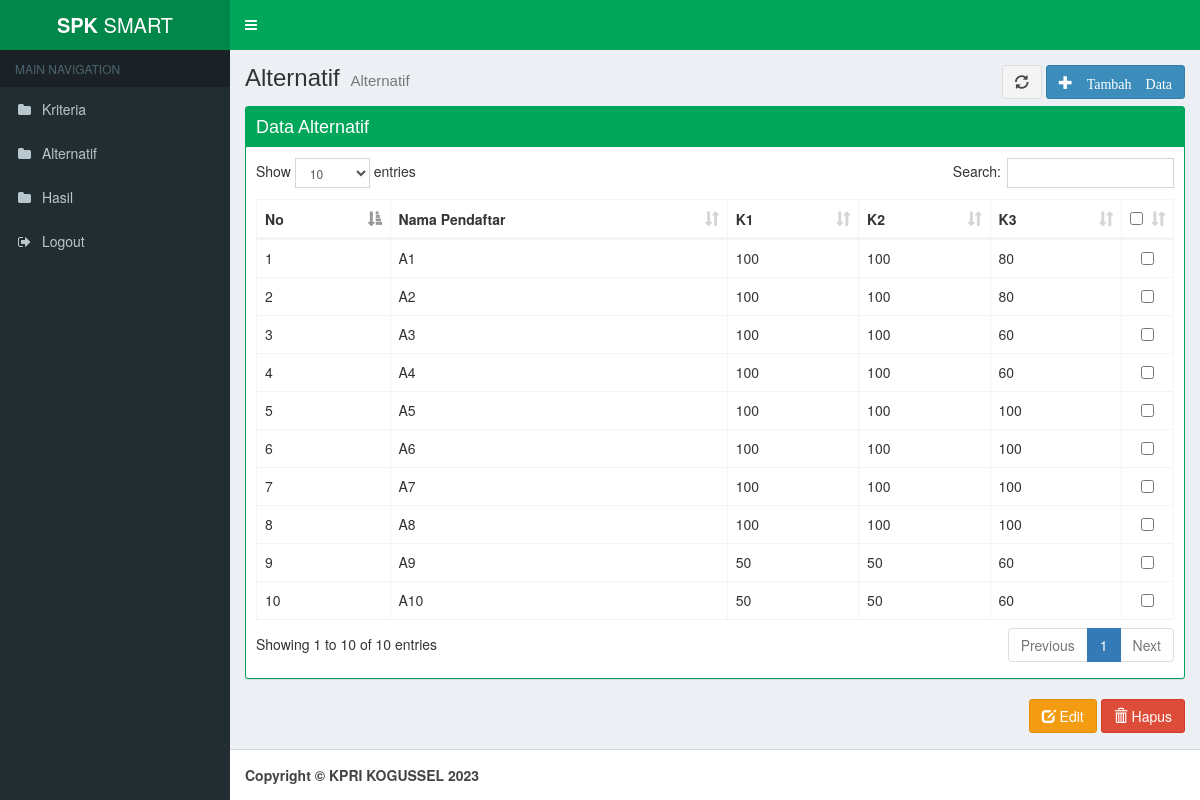
Page /alternatif/data.php (signed in) on the committed database.
### tables this page shows
CREATE TABLE `tb_alternatif` (
  `id_alternatif` int(11) NOT NULL,
  `nama` varchar(40) NOT NULL,
  `k1` varchar(10) NOT NULL,
  `k2` varchar(10) NOT NULL,
  `k3` varchar(10) NOT NULL
);

### _config/config.php (called while the page is built, shortened)
<?php
function base_url($url = null)
{
  $base_url = "http://localhost/spk-smart";
  if ($url != null) {
    return $base_url . "/" . $url;
  } else {
    return $base_url;
  }
}

### alternatif/data.php (the view)
<?php include_once('../_header.php'); ?>
<div class="content-wrapper">
  <section class="content-header">
    <div class="pull-right">
      <button type="button" class="btn btn-default" onclick="window.location.reload();" name="button"> <span class="glyphicon glyphicon-refresh"></span> </button>
      <a href="generate.php" class="btn btn-primary"><i class="glyphicon glyphicon-plus"> Tambah Data</i></a>
    </div>
    <h1>
      Alternatif
      <small>Alternatif</small>
    </h1>
  </section>
  <section class="content">
    <div class="row">
      <div class="col-md-12">
        <div class="box box-success box-solid">
          <div class="box-header with-border">
            <h3 class="box-title">Data Alternatif</h3>
          </div>
          <form method="post" name="proses">
            <div class="box-body">
              <table id="example1" class="table table-bordered">
                <thead>
                  <tr>
                    <th>No</th>
                    <th>Nama Pendaftar</th>
                    <th>K1</th>
                    <th>K2</th>
                    <th>K3</th>
                    <th>
                      <center>
                        <input type="checkbox" id="select_all" value="">
                      </center>
                    </th>
                  </tr>
                </thead>
                <tbody>
                  <?php
                  $no = 1;
                  $sql_a = mysqli_query($con, "SELECT * FROM tb_alternatif") or die(mysqli_error($con));
                  if (mysqli_num_rows($sql_a) > 0) {
                    while ($data = mysqli_fetch_array($sql_a)) { ?>
                      <tr>
                        <td><?= $no++ ?></td>
                        <td><?= $data['nama'] ?></td>
                        <td><?= $data['k1'] ?></td>
                        <td><?= $data['k2'] ?></td>
                        <td><?= $data['k3'] ?></td>
                        <td style="width: 10px" align="center">
                          <input type="checkbox" name="checked[]" class="check" value="<?= $data['id_alternatif'] ?>">
                        </td>
                      </tr>
                  <?php
                    }
                  } else {
                    echo "<tr> <td colspan=\"4\" align=\"center\">Data Tidak Ditemukan</td></tr>";
                  }
                  ?>
                </tbody>
              </table>
            </div>
          </form>
        </div>
        <div class="pull-right">
          <button type="button" class="btn btn-warning" onclick="edit()"><i class="glyphicon glyphicon-edit"></i> Edit</button>
          <button type="button" class="btn btn-danger" onclick="hapus()"><i class="glyphicon glyphicon-trash"></i> Hapus</button>
        </div>
      </div>
    </div>
  </section>
</div>
<?php include_once('../_footer.php'); ?>

### _header.php (shortened to what this page needs)
<?php
require_once "_config/config.php";
?>
<!DOCTYPE html>
<html>
<head>
  <link rel="stylesheet" href="<?= base_url() ?>/_assets/bower_components/bootstrap/dist/css/bootstrap.min.css">
  <link rel="stylesheet" href="<?= base_url() ?>/_assets/bower_components/font-awesome/css/font-awesome.min.css">
  <link rel="stylesheet" href="<?= base_url() ?>/_assets/bower_components/Ionicons/css/ionicons.min.css">
  <link rel="stylesheet" href="<?= base_url() ?>/_assets/bower_components/datatables.net-bs/css/dataTables.bootstrap.min.css">
  <link rel="stylesheet" href="<?= base_url() ?>/_assets/dist/css/AdminLTE.min.css">
  <link rel="stylesheet" href="<?= base_url() ?>/_assets/dist/css/skins/_all-skins.min.css">
</head>
<body class="hold-transition skin-green sidebar-mini">
  <div class="wrapper">
    <header class="main-header">
      <a href="" class="logo">
        <span class="logo-lg"><b>SPK</b> SMART</span>
      </a>
      <nav class="navbar navbar-static-top">
        <a href="#" class="sidebar-toggle" data-toggle="push-menu" role="button">
        </a>
      </nav>
    </header>
    <aside class="main-sidebar">
      <section class="sidebar">
        <ul id="nav" class="sidebar-menu" data-widget="tree">
          <li class="header">MAIN NAVIGATION</li>
          <li><a href="<?= base_url('kriteria/data.php') ?>"><i class="fa fa-folder"></i> <span>Kriteria</span></a></li>
          <li><a href="<?= base_url('alternatif/data.php') ?>"><i class="fa fa-folder"></i> <span>Alternatif</span></a></li>
          <li><a href="<?= base_url('hasil/hasil.php') ?>"><i class="fa fa-folder"></i> <span>Hasil</span></a></li>
          <li><a href="<?= base_url('auth/logout.php') ?>"><i class="fa fa-sign-out"></i> <span>Logout</span></a></li>
        </ul>
      </section>
    </aside>

### _footer.php (shortened to what this page needs)
<footer class="main-footer">
  <strong>Copyright &copy; KPRI KOGUSSEL <?= date('Y'); ?></strong>
</footer>
</div>
</body>
</html>

### rows in the picture
tb_alternatif: nama "A1", k1 "100", k2 "100", k3 "80"
tb_alternatif: nama "A2", k1 "100", k2 "100", k3 "80"
tb_alternatif: nama "A3", k1 "100", k2 "100", k3 "60"
tb_alternatif: nama "A4", k1 "100", k2 "100", k3 "60"
tb_alternatif: nama "A5", k1 "100", k2 "100", k3 "100"
tb_alternatif: nama "A6", k1 "100", k2 "100", k3 "100"
tb_alternatif: nama "A7", k1 "100", k2 "100", k3 "100"
tb_alternatif: nama "A8", k1 "100", k2 "100", k3 "100"
tb_alternatif: nama "A9", k1 "50", k2 "50", k3 "60"
tb_alternatif: nama "A10", k1 "50", k2 "50", k3 "60"
